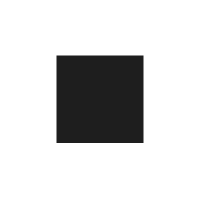
#> input picture Square_Grid_Placement/Maps/map14/M_0014.png, 200 x 200 px
$ python grid_generator_map14.py
#> lines starting #> are read from the running program, lines starting #| are printed output that depends on the picture; after the words box and inside, x2 and y2 are one past the last pixel; in counts of white or black regions, pixels touching at a corner belong together
from PIL import Image
import numpy as np
import matplotlib.pyplot as plt

img_path = "M_0014.png"
image = Image.open(img_path).convert("L").resize((300, 285))  # Convert to grayscale and resize
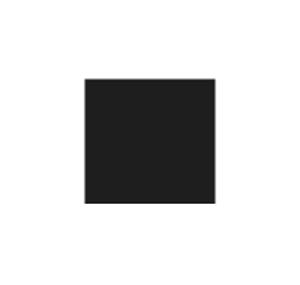
#> image: PIL image 300x285 L; min 7, max 255, mean 212.1

image_array = np.array(image)

grid = np.where(image_array < 128, 1, -1)
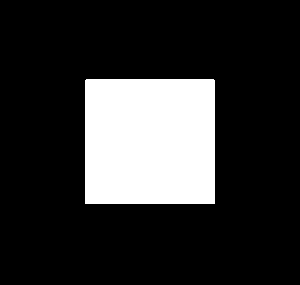
#> grid: shape (285, 300) int64; values -1 (black) and 1 (white), 19% white; 1 white region, box (x1, y1, x2, y2) and area: (85, 79, 215, 204) 16248


unknown_mask = grid == -1
